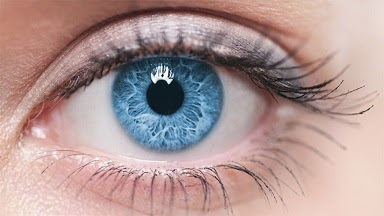
#> input picture matsudaira/eye_device/eyeRobot/images/sample - コピー.jpg, 384 x 216 px, given in place of the camera
$ python 'fitellipse - コピー.py'
#> lines starting #> are read from the running program, lines starting #| are printed output that depends on the picture; after the words box and inside, x2 and y2 are one past the last pixel; in counts of white or black regions, pixels touching at a corner belong together
# 楕円フィッティング

import cv2
import numpy as np

fontType = cv2.FONT_HERSHEY_COMPLEX     #中心点の座標を描画する際のフォント指定
def p_tile_threshold(img_gry, per):
    """
    Pタイル法による2値化処理
    :param img_gry: 2値化対象のグレースケール画像
    :param per: 2値化対象が画像で占める割合
    :return img_thr: 2値化した画像
    """

    # ヒストグラム取得
    img_hist = cv2.calcHist([img_gry], [0], None, [256], [0, 256])

    # 2値化対象が画像で占める割合から画素数を計算
    all_pic = img_gry.shape[0] * img_gry.shape[1]
    pic_per = all_pic * per

    # Pタイル法による2値化のしきい値計算
    p_tile_thr = 0
    pic_sum = 0

    # 現在の輝度と輝度の合計(高い値順に足す)の計算
    for hist in img_hist:
        pic_sum += hist

        # 輝度の合計が定めた割合を超えた場合処理終了
        if pic_sum > pic_per:
            break

        p_tile_thr += 1

    # Pタイル法によって取得したしきい値で2値化処理
    ret, img_thr = cv2.threshold(img_gry, p_tile_thr, 255, cv2.THRESH_BINARY)

    return img_thr

c = cv2.VideoCapture(2)              #カメラ映像の取り込み

c.set(cv2.CAP_PROP_FOURCC, cv2.VideoWriter_fourcc('M', 'J', 'P', 'G'))
c.set(cv2.CAP_PROP_FPS, 70)           # カメラFPSを60FPSに設定
c.set(cv2.CAP_PROP_FRAME_WIDTH, 1280) # カメラ画像の横幅を1280に設定
c.set(cv2.CAP_PROP_FRAME_HEIGHT, 720) # カメラ画像の縦幅を720に設定

def draw(video, point, radius):
    npt = (int(point[0]), int(point[1]))
    r = int(radius)
    cv2.circle(video, npt, r, (0, 0, 255), 2)

    cv2.drawMarker(video, npt, (0, 0, 0), markerType=cv2.MARKER_CROSS, markerSize=10, thickness=1)

# 撮影＝ループ中にフレームを1枚ずつ取得（qキーで撮影終了）
while True:
    ret, frame = c.read()              # フレームを取得
#> frame is the input picture: shape (216, 384, 3); mean B, G, R 149.5, 151.7, 176.7
    #frame = cv2.resize(frame, dsize=(640, 480))     #ハフ変換用にリサイズ
    gray = cv2.cvtColor(frame, cv2.COLOR_BGR2GRAY)  #グレースケール変換
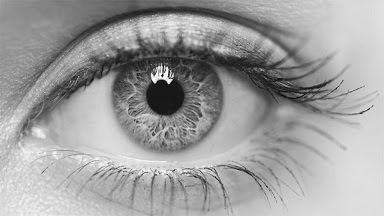
#> gray: shape (216, 384); min 6, max 254, mean 159
    # ２値化
    ptyle = p_tile_threshold(gray, 0.1)
#> in p_tile_threshold, `img_hist = cv2.calcHist([img_gry], [0], None, [256], [0, 256])`: img_hist = 256 values, max 1154 at index 222, min 0 at index 0, mean 324
#> the loop in p_tile_threshold, `for hist in img_hist:` made 81 passes
#> (hist, pic_sum) on passes 1 to 12: ([0], [0]), ([0], [0]), ([0], [0]), ([0], [0]), ([0], [0]), ([0], [0]), ([1], [1]), ([2], [3]), ([4], [7]), ([4], [11]), ([4], [15]), ([2], [17])
#> after the loop in p_tile_threshold, `for hist in img_hist:`: p_tile_thr = 80; pic_sum = [8295]
#> in p_tile_threshold, `ret, img_thr = cv2.threshold(img_gry, p_tile_thr, 255, cv2.THRESH_BINA..`:
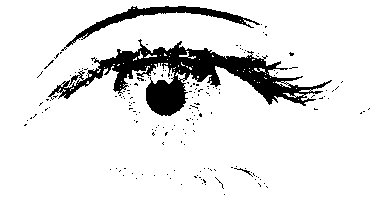
#> img_thr: shape (216, 384); 90% white; 170 black regions (167 under 20 px)
#> in p_tile_threshold, `ret, img_thr = cv2.threshold(img_gry, p_tile_thr, 255, cv2.THRESH_BINA..`: ret = 80
    bi = cv2.GaussianBlur(ptyle, (5, 5), 0)      #平滑化
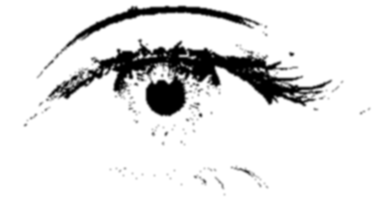
#> bi: shape (216, 384); min 0, max 255, mean 229.5
    rev = cv2.bitwise_not(bi)
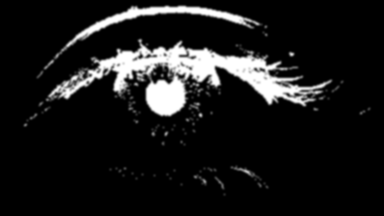
#> rev: shape (216, 384); min 0, max 255, mean 25.5
    # 輪郭取得
    contours, _ = cv2.findContours(rev, cv2.RETR_TREE, cv2.CHAIN_APPROX_SIMPLE)
#> contours = 40 contours, 19 with area under 20; largest, box (x1, y1, x2, y2) and area: (37, 37, 334, 127) 11285, (35, 4, 269, 80) 2542, (229, 164, 270, 190) 308, (192, 166, 218, 187) 198, (150, 123, 177, 138) 183


    for i, cnt in enumerate(contours):
#> (the run stopped early here; a loop or call above may not have finished)
